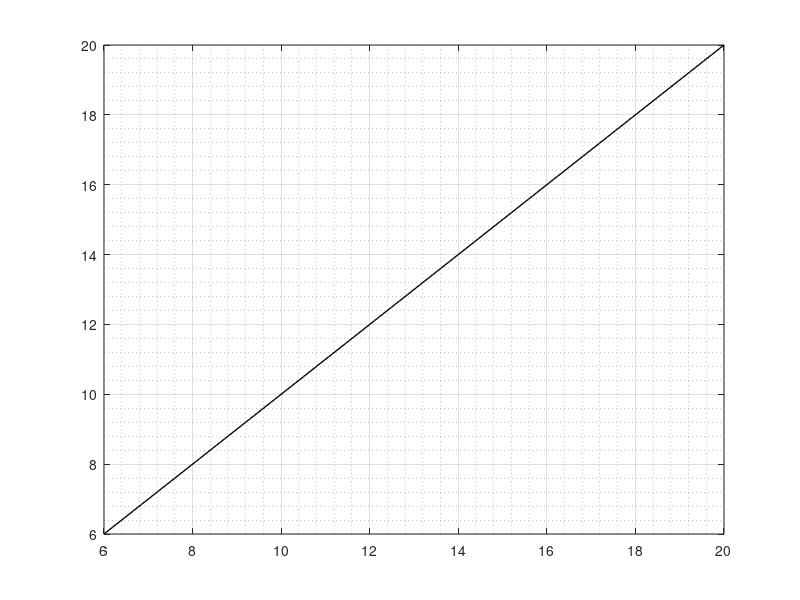

Here is the MATLAB script that generated this plot: (Note: this script raises an error after producing the figure.)

load('GOOD_comparison_re_data.mat','brushedData')

min_est = min(brushedData(:,1));
min_modis = min(brushedData(:,2));

max_est = max(brushedData(:,1));
max_modis = max(brushedData(:,2));

min_global = min([min_est,min_modis]);

max_global = min([max_est,max_modis]);

x = linspace(6,20,150);

avg_percent_uncert = 5.8;               % Percent! Computed value from MODIS data
MODIS_17_uncert = brushedData(:,2)*(avg_percent_uncert/100);

f = figure; plot(x,x,'k-','Linewidth',1)
hold on; grid on; grid minor
errorbar(brushedData(:,1),brushedData(:,2),MODIS_17_uncert,'vertical','m.','MarkerSize',15)
xlabel('Two Wavelength $r_{e}$ $(\mu m)$','Interpreter','latex')
ylabel('MODIS $r_{e}$ $(\mu m)$','Interpreter','latex')
set(f, 'Position', [0 0 500 500])
xlim([6 20])
ylim([6 20])
axis square


%% Create TAU_C comparison figure


load("GOOD_comparison_tauC_data.mat","brushedData1")

min_est = min(brushedData1(:,1));
min_modis = min(brushedData1(:,2));

max_est = max(brushedData1(:,1));
max_modis = max(brushedData1(:,2));

min_global = min([min_est,min_modis]);

max_global = min([max_est,max_modis]);

x = linspace(15,45,150);

avg_percent_uncert = 5.88;               % Percent! Computed value from MODIS data
MODIS_17_uncert = brushedData1(:,2)*(avg_percent_uncert/100);

f = figure; plot(x,x,'k-','Linewidth',1)
hold on; grid on; grid minor
errorbar(brushedData1(:,1),brushedData1(:,2),MODIS_17_uncert,'vertical','m.','MarkerSize',15)
xlabel('Two Wavelength $\tau_{c}$','Interpreter','latex')
ylabel('MODIS $\tau_{c}$','Interpreter','latex')
set(f, 'Position', [0 0 500 500])
xlim([15 45])
ylim([15 45])
axis square




